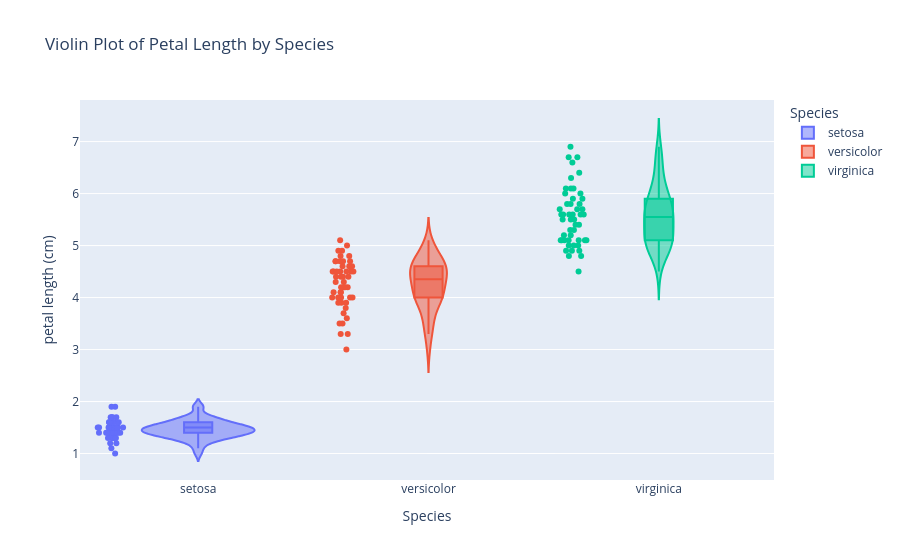

The cell this chart's notebook holds for it:
### Markdown cell above
Violin plot

### Code cell
fig = px.violin(iris_df, x='Species', y='petal length (cm)', color='Species',
                title='Violin Plot of Petal Length by Species',
                box=True, points='all')
fig.show()

### Figure 1 — Plotly figure (JSON) as saved in the notebook; plotly's stock layout.template omitted (floating-point values rounded to 4 significant figures)
{"data": [{"alignmentgroup": "True", "box": {"visible": true}, "hovertemplate": "Species=%{x}<br>petal length (cm)=%{y}<extra></extra>", "legendgroup": "setosa", "marker": {"color": "#636efa"}, "name": "setosa", "offsetgroup": "setosa", "orientation": "v", "points": "all", "scalegroup": "True", "showlegend": true, "type": "violin", "x": ["setosa", "setosa", "setosa", "setosa", "setosa", "setosa", "setosa", "setosa", "setosa", "setosa", "setosa", "setosa", "setosa", "setosa", "setosa", "setosa", "setosa", "setosa", "setosa", "setosa", "setosa", "setosa", "setosa", "setosa", "setosa", "setosa", "setosa", "setosa", "setosa", "setosa", "setosa", "setosa", "setosa", "setosa", "setosa", "setosa", "setosa", "setosa", "setosa", "setosa", "setosa", "setosa", "setosa", "setosa", "setosa", "setosa", "setosa", "setosa", "setosa", "setosa"], "x0": " ", "xaxis": "x", "y": [1.4, 1.4, 1.3, 1.5, 1.4, 1.7, 1.4, 1.5, 1.4, 1.5, 1.5, 1.6, 1.4, 1.1, 1.2, 1.5, 1.3, 1.4, 1.7, 1.5, 1.7, 1.5, 1.0, 1.7, 1.9, 1.6, 1.6, 1.5, 1.4, 1.6, 1.6, 1.5, 1.5, 1.4, 1.5, 1.2, 1.3, 1.4, 1.3, 1.5, 1.3, 1.3, 1.3, 1.6, 1.9, 1.4, 1.6, 1.4, 1.5, 1.4], "y0": " ", "yaxis": "y"}, {"alignmentgroup": "True", "box": {"visible": true}, "hovertemplate": "Species=%{x}<br>petal length (cm)=%{y}<extra></extra>", "legendgroup": "versicolor", "marker": {"color": "#EF553B"}, "name": "versicolor", "offsetgroup": "versicolor", "orientation": "v", "points": "all", "scalegroup": "True", "showlegend": true, "type": "violin", "x": ["versicolor", "versicolor", "versicolor", "versicolor", "versicolor", "versicolor", "versicolor", "versicolor", "versicolor", "versicolor", "versicolor", "versicolor", "versicolor", "versicolor", "versicolor", "versicolor", "versicolor", "versicolor", "versicolor", "versicolor", "versicolor", "versicolor", "versicolor", "versicolor", "versicolor", "versicolor", "versicolor", "versicolor", "versicolor", "versicolor", "versicolor", "versicolor", "versicolor", "versicolor", "versicolor", "versicolor", "versicolor", "versicolor", "versicolor", "versicolor", "versicolor", "versicolor", "versicolor", "versicolor", "versicolor", "versicolor", "versicolor", "versicolor", "versicolor", "versicolor"], "x0": " ", "xaxis": "x", "y": [4.7, 4.5, 4.9, 4.0, 4.6, 4.5, 4.7, 3.3, 4.6, 3.9, 3.5, 4.2, 4.0, 4.7, 3.6, 4.4, 4.5, 4.1, 4.5, 3.9, 4.8, 4.0, 4.9, 4.7, 4.3, 4.4, 4.8, 5.0, 4.5, 3.5, 3.8, 3.7, 3.9, 5.1, 4.5, 4.5, 4.7, 4.4, 4.1, 4.0, 4.4, 4.6, 4.0, 3.3, 4.2, 4.2, 4.2, 4.3, 3.0, 4.1], "y0": " ", "yaxis": "y"}, {"alignmentgroup": "True", "box": {"visible": true}, "hovertemplate": "Species=%{x}<br>petal length (cm)=%{y}<extra></extra>", "legendgroup": "virginica", "marker": {"color": "#00cc96"}, "name": "virginica", "offsetgroup": "virginica", "orientation": "v", "points": "all", "scalegroup": "True", "showlegend": true, "type": "violin", "x": ["virginica", "virginica", "virginica", "virginica", "virginica", "virginica", "virginica", "virginica", "virginica", "virginica", "virginica", "virginica", "virginica", "virginica", "virginica", "virginica", "virginica", "virginica", "virginica", "virginica", "virginica", "virginica", "virginica", "virginica", "virginica", "virginica", "virginica", "virginica", "virginica", "virginica", "virginica", "virginica", "virginica", "virginica", "virginica", "virginica", "virginica", "virginica", "virginica", "virginica", "virginica", "virginica", "virginica", "virginica", "virginica", "virginica", "virginica", "virginica", "virginica", "virginica"], "x0": " ", "xaxis": "x", "y": [6.0, 5.1, 5.9, 5.6, 5.8, 6.6, 4.5, 6.3, 5.8, 6.1, 5.1, 5.3, 5.5, 5.0, 5.1, 5.3, 5.5, 6.7, 6.9, 5.0, 5.7, 4.9, 6.7, 4.9, 5.7, 6.0, 4.8, 4.9, 5.6, 5.8, 6.1, 6.4, 5.6, 5.1, 5.6, 6.1, 5.6, 5.5, 4.8, 5.4, 5.6, 5.1, 5.1, 5.9, 5.7, 5.2, 5.0, 5.2, 5.4, 5.1], "y0": " ", "yaxis": "y"}], "layout": {"legend": {"title": {"text": "Species"}, "tracegroupgap": 0}, "title": {"text": "Violin Plot of Petal Length by Species"}, "violinmode": "overlay", "xaxis": {"anchor": "y", "categoryarray": ["setosa", "versicolor", "virginica"], "categoryorder": "array", "domain": [0, 1], "title": {"text": "Species"}}, "yaxis": {"anchor": "x", "domain": [0, 1], "title": {"text": "petal length (cm)"}}}}
